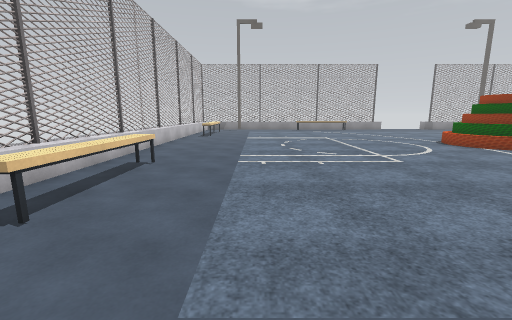
view 1 (above)

17 first-person views from a walk through a scene from a Unity 3-D project. The camera is 1.4 m above the floor, tilts 10° down and sees 90° across. The floor is counted in squares, 1 m on a side. Each view is taken from the middle of a square. On the plan, view 1 faces up. The plan holds only what a view shows up to about 13 squares ahead; the rest is blank. The place goes on beyond the plan. Some surface patterns are stand-ins.

view 2
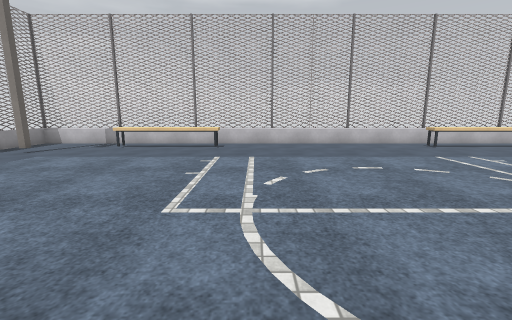

view 3
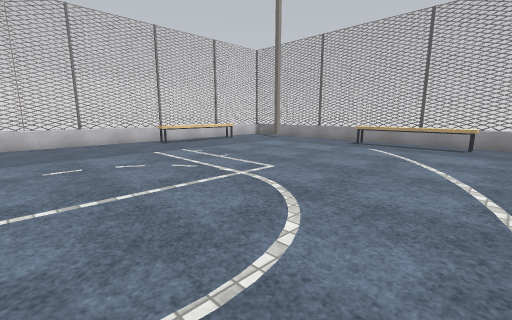

view 4
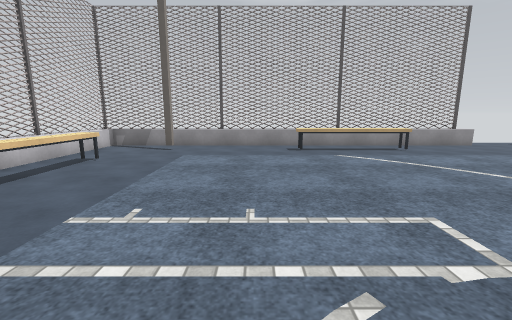

view 5
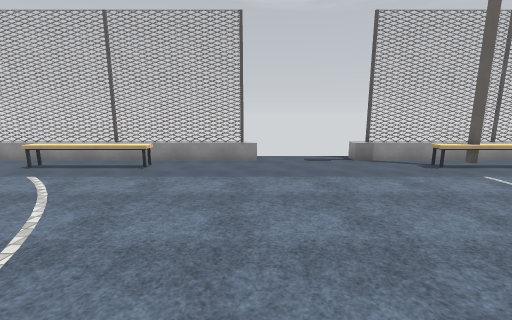

view 6
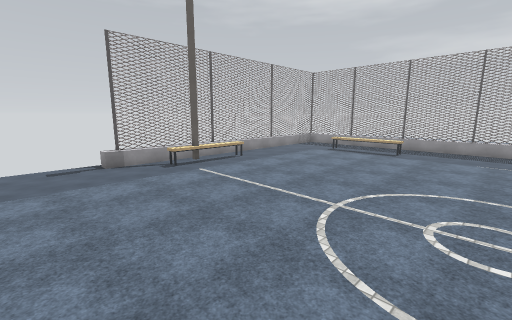

view 7
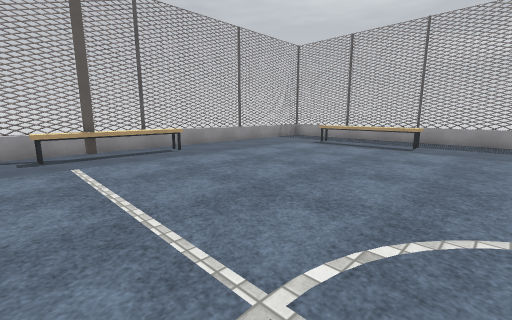

view 8
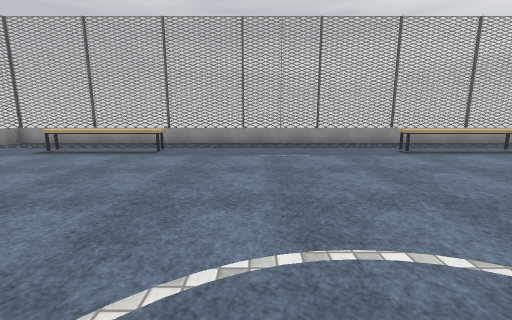

view 9
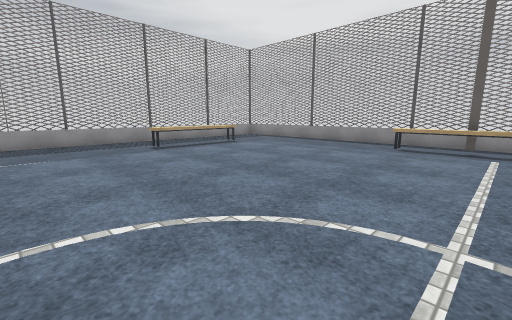

view 10
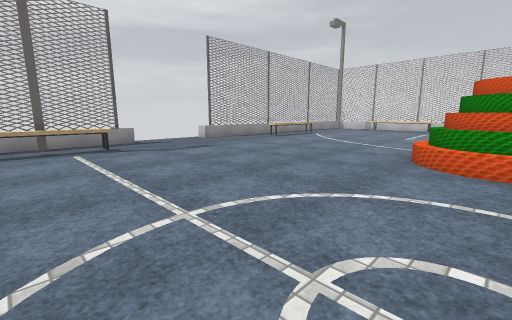

view 11
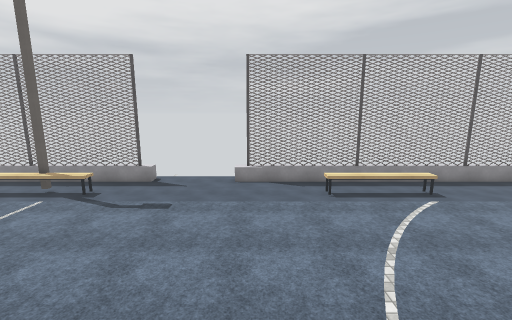

view 12
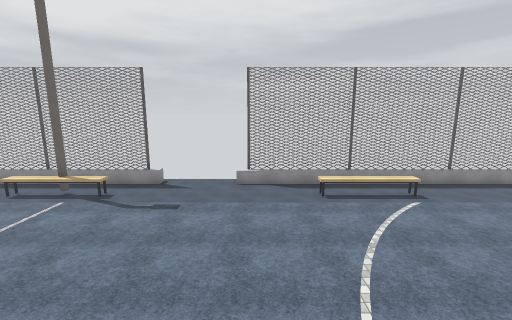

view 13
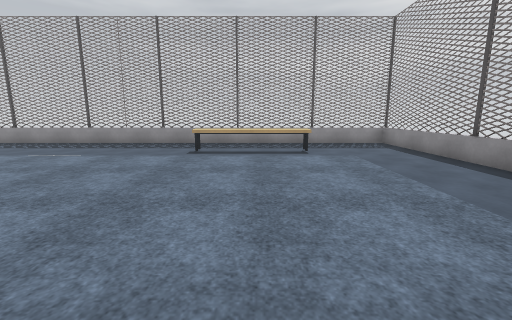

view 14
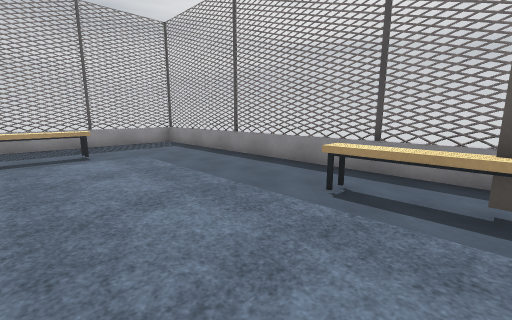

view 15
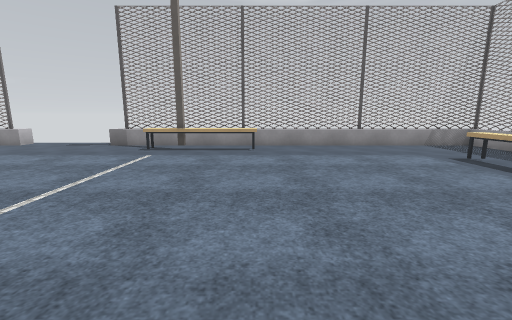

view 16
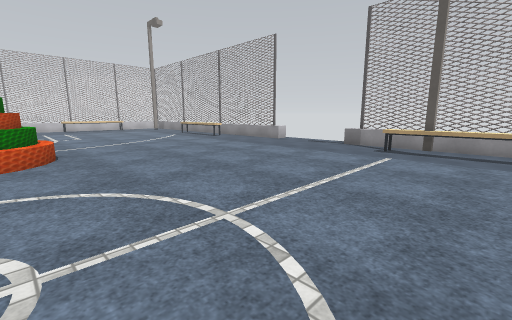

view 17
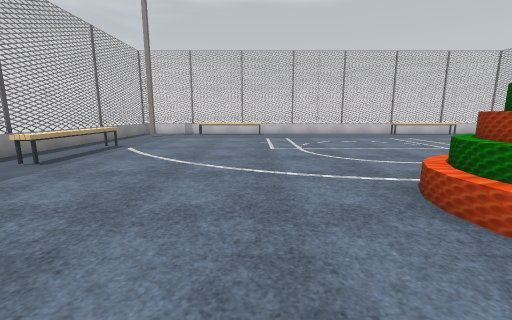

### Floor plan
Key: @ floor where view 1 was taken; # wall or solid block; x gap in a wall; . main floor; : floor 2.25 m higher than the main floor; / step, stairs or slope; = window, fence, low wall or low ledge; ^ raised ledge.
Columns run from 6 left of view 1 to 34 right of it. Each row starts with its distance up from view 1.
 26        =====    ===    ====        ===
 25  ########=########^...^#=############=##=
 24 =#.....................................^=
 23 =#...#....^^^^^..........^x^^^.........^
 22  =.....................................^
 21  #.^................................^..^
 20  #.^................................^..^
 19  #.^................................^..^
 18  #.^................................^..^
 17  #.^................................^..^=
 16  #.....................................^=
 15  #.....................................^=
 14  #..............////...................^=
 13  #............../ //...................^
 12  #.............//: /...................^=
 11 =#..............////...................^=
 10  #..............////...................^=
  9  =.....................................^=
  8 =#.....................................^=
  7 =#.^................................^..^
  6  #.^................................^..^
  5  #.^................................^..^=
  4  #.^................................^..^=
  3  #.^................................^..^=
  2  #.....................................^=
  1  #........^^^^^.........^^^^^..........^=
  0  #...#@.......=.........=.x............^=
 -1  #.....................................^
 -2  ########=########^   ^#=############=##

Positions as (right, up) in squares from view 1, and headings:
1: (0, 0), facing up
2: (8, 9), facing left
3: (9, 11), facing up-left
4: (2, 13), facing up
5: (12, 14), facing up
6: (13, 12), facing up-right
7: (18, 14), facing up-right
8: (20, 13), facing right
9: (19, 12), facing down-right
10: (21, 12), facing down-left
11: (11, 11), facing down
12: (11, 12), facing down
13: (20, 5), facing right
14: (20, 5), facing down-right
15: (23, 13), facing up
16: (22, 13), facing up-left
17: (15, 7), facing left
